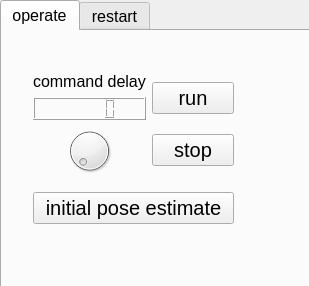
<?xml version="1.0" encoding="UTF-8"?>
<ui version="4.0">
 <class>mode_selectUI</class>
 <widget class="QWidget" name="mode_selectUI">
  <property name="geometry">
   <rect>
    <x>0</x>
    <y>0</y>
    <width>309</width>
    <height>286</height>
   </rect>
  </property>
  <property name="windowTitle">
   <string>mode_select</string>
  </property>
  <widget class="QTabWidget" name="tabWidget">
   <property name="geometry">
    <rect>
     <x>0</x>
     <y>0</y>
     <width>311</width>
     <height>291</height>
    </rect>
   </property>
   <property name="font">
    <font>
     <pointsize>12</pointsize>
    </font>
   </property>
   <property name="currentIndex">
    <number>0</number>
   </property>
   <widget class="QWidget" name="standart_tab">
    <attribute name="title">
     <string>operate</string>
    </attribute>
    <widget class="QWidget" name="verticalLayoutWidget_2">
     <property name="geometry">
      <rect>
       <x>20</x>
       <y>20</y>
       <width>223</width>
       <height>195</height>
      </rect>
     </property>
     <layout class="QVBoxLayout" name="verticalLayout_3">
      <item>
       <layout class="QHBoxLayout" name="horizontalLayout">
        <item>
         <layout class="QVBoxLayout" name="verticalLayout_2">
          <item>
           <widget class="QLabel" name="label_3">
            <property name="text">
             <string>command delay</string>
            </property>
           </widget>
          </item>
          <item>
           <widget class="QLCDNumber" name="lcdNumber_delay"/>
          </item>
          <item>
           <widget class="QDial" name="dial_delay">
            <property name="maximum">
             <number>10</number>
            </property>
           </widget>
          </item>
         </layout>
        </item>
        <item>
         <layout class="QVBoxLayout" name="verticalLayout" stretch="0,0">
          <property name="spacing">
           <number>10</number>
          </property>
          <property name="sizeConstraint">
           <enum>QLayout::SetDefaultConstraint</enum>
          </property>
          <item>
           <widget class="QPushButton" name="run">
            <property name="font">
             <font>
              <pointsize>15</pointsize>
             </font>
            </property>
            <property name="text">
             <string>run</string>
            </property>
            <property name="iconSize">
             <size>
              <width>16</width>
              <height>16</height>
             </size>
            </property>
           </widget>
          </item>
          <item>
           <widget class="QPushButton" name="stop">
            <property name="font">
             <font>
              <pointsize>15</pointsize>
             </font>
            </property>
            <property name="text">
             <string>stop</string>
            </property>
           </widget>
          </item>
         </layout>
        </item>
       </layout>
      </item>
      <item>
       <widget class="QPushButton" name="poseEstimate">
        <property name="font">
         <font>
          <pointsize>15</pointsize>
         </font>
        </property>
        <property name="text">
         <string>initial pose estimate</string>
        </property>
       </widget>
      </item>
     </layout>
    </widget>
   </widget>
   <widget class="QWidget" name="restart_tab">
    <attribute name="title">
     <string>restart</string>
    </attribute>
    <widget class="QWidget" name="verticalLayoutWidget_3">
     <property name="geometry">
      <rect>
       <x>20</x>
       <y>50</y>
       <width>258</width>
       <height>123</height>
      </rect>
     </property>
     <layout class="QVBoxLayout" name="verticalLayout_4">
      <item>
       <layout class="QHBoxLayout" name="horizontalLayout_2">
        <item>
         <layout class="QVBoxLayout" name="verticalLayout_5">
          <item>
           <widget class="QLabel" name="label_2">
            <property name="text">
             <string>way point number</string>
            </property>
           </widget>
          </item>
          <item>
           <widget class="QSpinBox" name="spinBox_wayPoint"/>
          </item>
         </layout>
        </item>
        <item>
         <widget class="QPushButton" name="restart">
          <property name="font">
           <font>
            <pointsize>15</pointsize>
           </font>
          </property>
          <property name="text">
           <string>restart</string>
          </property>
         </widget>
        </item>
       </layout>
      </item>
      <item>
       <spacer name="verticalSpacer">
        <property name="orientation">
         <enum>Qt::Vertical</enum>
        </property>
        <property name="sizeHint" stdset="0">
         <size>
          <width>20</width>
          <height>40</height>
         </size>
        </property>
       </spacer>
      </item>
      <item>
       <widget class="QLabel" name="label">
        <property name="text">
         <string>way point number topic</string>
        </property>
       </widget>
      </item>
      <item>
       <widget class="QLineEdit" name="lineEdit_wpTopic"/>
      </item>
     </layout>
    </widget>
   </widget>
  </widget>
 </widget>
 <layoutdefault spacing="6" margin="11"/>
 <resources/>
 <connections/>
</ui>
